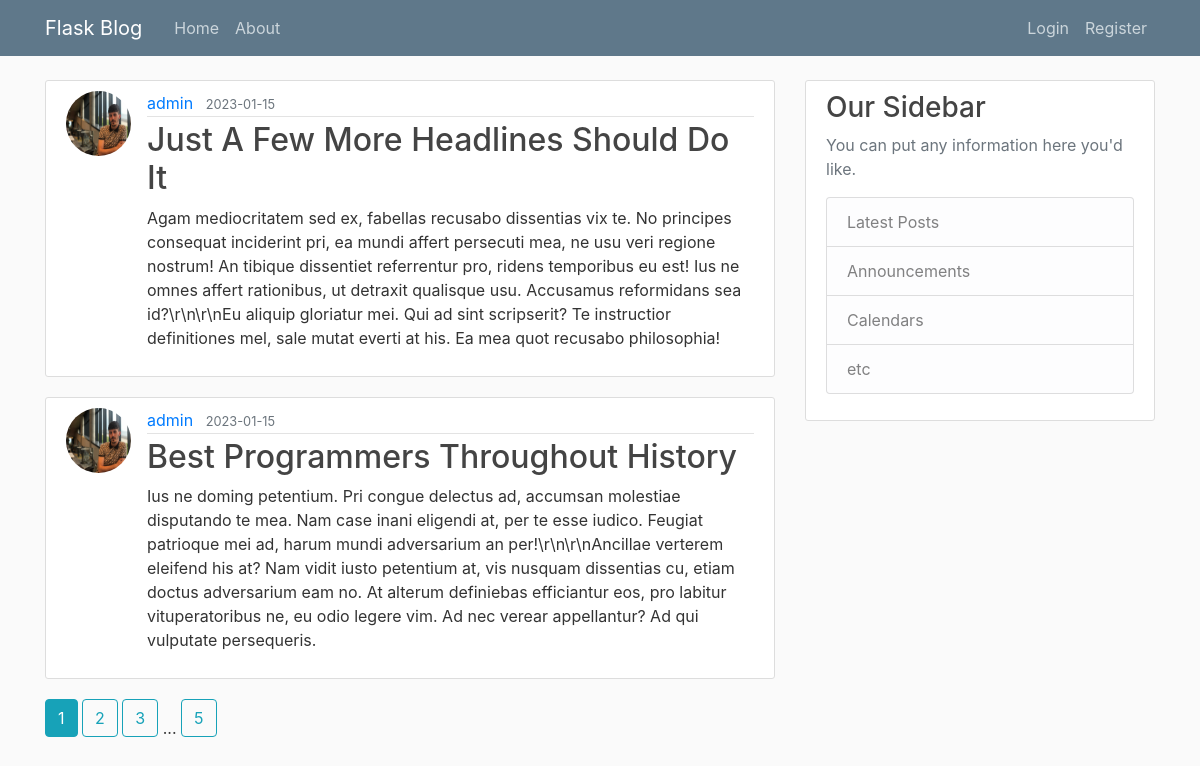
Page /home on the earlier database version.
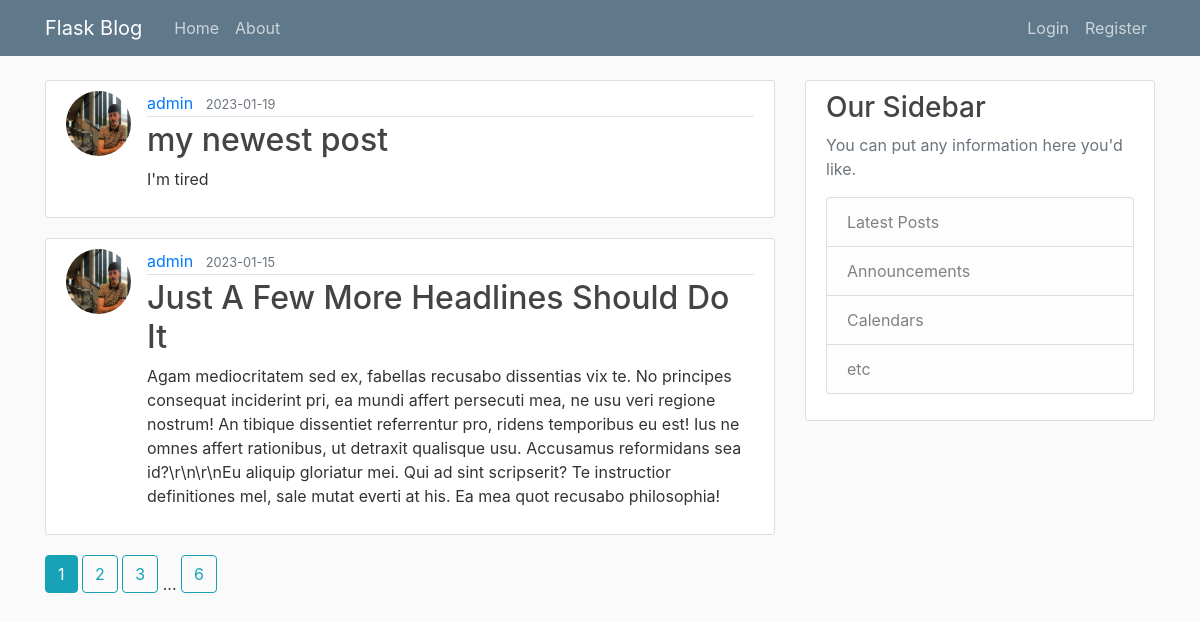
Same page on the later database version.
### flaskblog/models.py (models this page shows, shortened)
class Post(db.Model):
    id = db.Column(db.Integer, primary_key=True)
    title = db.Column(db.String(100), nullable=False)
    date_posted = db.Column(db.DateTime, nullable=False, default=datetime.utcnow)
    content = db.Column(db.Text, nullable=False)
    user_id = db.Column(db.Integer, db.ForeignKey("user.id"), nullable=False)

class User(db.Model, UserMixin):
    id = db.Column(db.Integer, primary_key=True)
    username = db.Column(db.String(20), unique=True, nullable=False)
    email = db.Column(db.String(120), unique=True, nullable=False)
    image_file = db.Column(db.String(20), nullable=False, default="default.jpg")
    password = db.Column(db.String(60), nullable=False)
    posts = db.relationship(
        "Post", backref="author", lazy=True
    )  # backref isn't the actual column in Post, but lets us access who is the user that created that post

### flaskblog/routes.py (the view)
@app.route("/")
@app.route("/home")
def home():
    page = request.args.get("page", 1, type=int)  # http://127.0.0.1:5000/home?page=1
    posts = Post.query.order_by(Post.date_posted.desc()).paginate(
        page=page, per_page=2
    )  # show newer posts first, paginate
    return render_template("home.html", posts=posts)

### flaskblog/templates/home.html
{% extends "layout.html" %} {% block content %} {% for post in posts.items %}
<article class="media content-section">
  <img
    class="rounded-circle article-img"
    src="{{ url_for('static', filename='profile_pics/' + post.author.image_file) }}"
  />
  <div class="media-body">
    <div class="article-metadata">
      <a class="mr-2" href="#">{{ post.author.username }}</a>
      <small class="text-muted"
        >{{ post.date_posted.strftime('%Y-%m-%d') }}</small
      >
    </div>
    <h2>
      <a class="article-title" href="{{ url_for('post', post_id=post.id) }}"
        >{{ post.title }}</a
      >
    </h2>
    <p class="article-content">{{ post.content }}</p>
  </div>
</article>
{% endfor %} {% for page_num in posts.iter_pages(left_edge=1, right_edge=1,
left_current=1, right_current=2) %} {% if page_num %} {% if posts.page ==
page_num %}
<a class="btn btn-info mb-4" href="{{ url_for('home', page=page_num) }}"
  >{{ page_num }}</a
>
{% else %}
<a class="btn btn-outline-info mb-4" href="{{ url_for('home', page=page_num) }}"
  >{{ page_num }}</a
>
{% endif %} {% else %} ... {% endif %} {% endfor %} {% endblock content %}

Differences in the rows shown:
no longer on this page (row unchanged): Post: image_file (picture), author.username "admin", date_posted "2023-01-15", title "Best Programmers Throughout History", content "Ius ne doming petentium. Pri congue delectus ad, accumsan molestiae disputando te mea. Nam case inani eligendi at, per te esse iudico. Feugiat patrioque mei ad, harum mundi adversarium an per!\\r\\n\\r\\nAncillae verterem eleifend his at? Nam vidit iusto petentium at, vis nusquam dissentias cu, etiam doctus adversarium eam no. At alterum definiebas efficiantur eos, pro labitur vituperatoribus ne, eu odio legere vim. Ad nec verear appellantur? Ad qui vulputate persequeris."
added Post: image_file (picture), author.username "admin", date_posted "2023-01-19", title "my newest post", content "I'm tired"
Other differences:
new list line: "6"
list line gone: "5"
